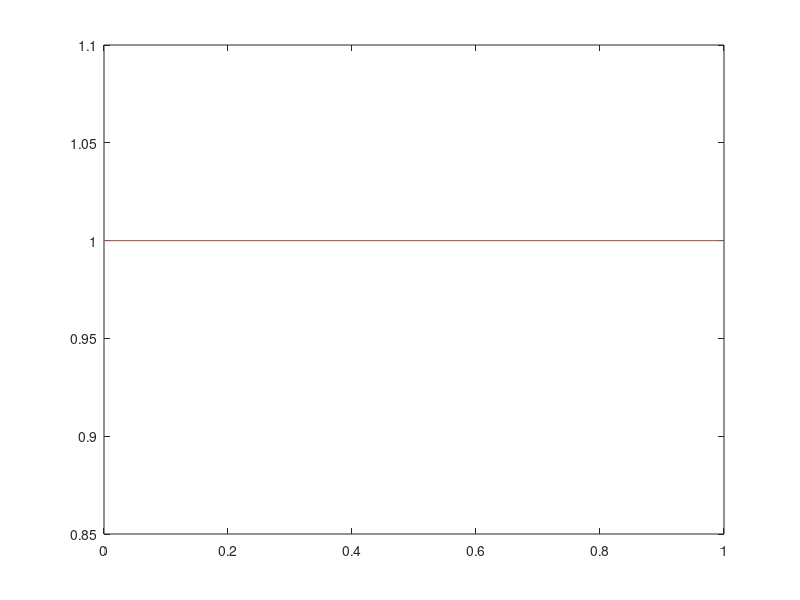

Write MATLAB code to recreate this figure. (Note: this script raises an error after producing the figure.)
clear all;close all;clc;


b=[1 -2];
a=fliplr(b);

b2=conv(b,b);
a2=conv(a,a);

N=1024;
teta=0:1/N:1-1/N;
delta=[1,zeros(1,N-1)];

h1=filter(b,a,delta);
H1=fft(h1);
h2=filter(b2,a2,delta);
H2=fft(h2);


m1=abs(max(H1));
m2=abs(max(H2));

H2=H2/m2;
H1=H1/m1;

plot(teta,abs(H1),teta,abs(H2));

cut_off1=abs(max(H1))/sqrt(2);
cut_off2=abs(max(H2))/sqrt(2);

fnd1=find(abs(abs(H1)-cut_off1)<0.001);
fnd2=find(abs(abs(H2)-cut_off2)<0.01);

hold
if ~isempty(fnd1)
   point1=teta(fnd1) 
   plot(teta(fnd1),abs(H1(fnd1)),'red'); 
end
if ~isempty(fnd2)
   point1=teta(fnd2) 
   plot(teta(fnd2),abs(H2(fnd2)),'green'); 
end
hold
   

figure
plot(teta,phase(H1),teta,phase(H2));
title('phase digram');
